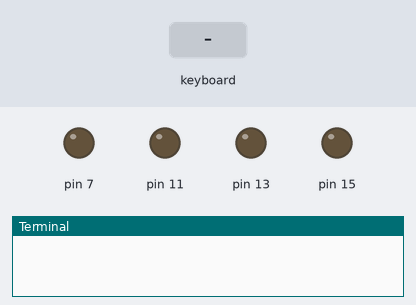
Bench run of a program on a simulated Raspberry Pi (header pin numbers). Shown: output pins drawn as LEDs (lit = HIGH), the last lines printed to the terminal. The test bench sets the inputs (shaded band). The pygame window is not drawn.

Above: at 1.2 s.
1.3 s: key up typed on the keyboard
At 1.39 s:
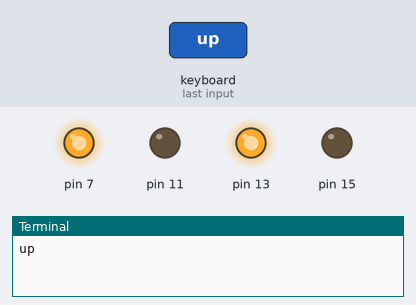
2.9 s: key down typed on the keyboard
At 2.99 s:
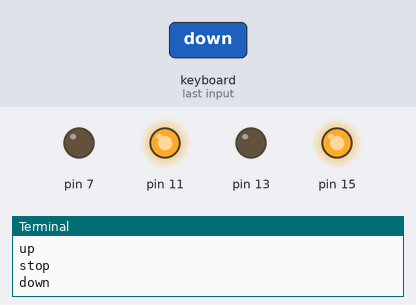
4.5 s: key right typed on the keyboard
At 4.59 s:
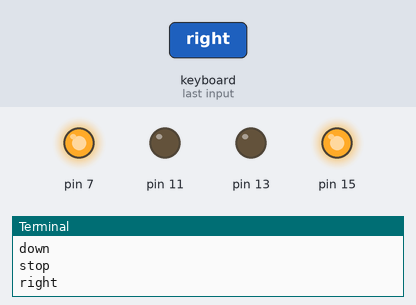
6.1 s: key left typed on the keyboard
At 6.19 s:
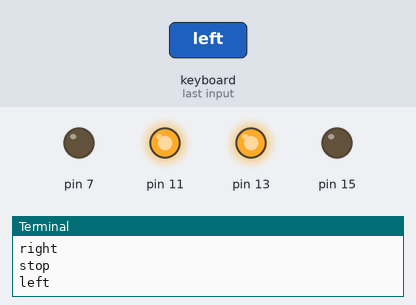
Timing chart, 0 to 8.7 s (numbered marks = the images above; inputs shaded):
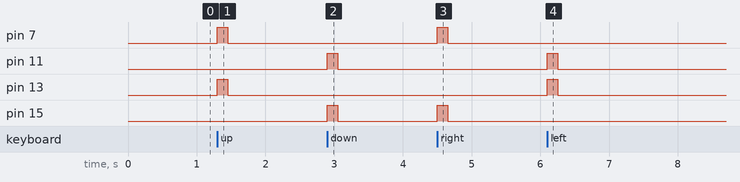

The program:

pygameMotorControl.py
```python
import pygame
import RPi.GPIO as GPIO
import time

GPIO.setmode(GPIO.BOARD)
GPIO.setup(7, GPIO.OUT)
GPIO.setup(11, GPIO.OUT)
GPIO.setup(13, GPIO.OUT)
GPIO.setup(15, GPIO.OUT)

screen = pygame.display.set_mode([240, 160])

try:
    while True:
        for event in pygame.event.get():
            if event.type == pygame.KEYDOWN:
                if event.key == ord('q'):
                    pygame.quit()
                elif event.key == pygame.K_UP:
                    print("up")
                    GPIO.output(7, True)
                    GPIO.output(11, False)
                    GPIO.output(13, True)
                    GPIO.output(15, False)
                elif event.key == pygame.K_DOWN:
                    print("down")
                    GPIO.output(7, False)
                    GPIO.output(11, True)
                    GPIO.output(13, False)
                    GPIO.output(15, True)
                elif event.key == pygame.K_RIGHT:
                    print("right")
                    GPIO.output(7, True)
                    GPIO.output(11, False)
                    GPIO.output(13, False)
                    GPIO.output(15, True)
                elif event.key == pygame.K_LEFT:
                    print("left")
                    GPIO.output(7, False)
                    GPIO.output(11, True)
                    GPIO.output(13, True)
                    GPIO.output(15, False)
            elif event.type == pygame.KEYUP:
                print("stop")
                GPIO.output(7, False)
                GPIO.output(13, False)
                GPIO.output(11, False)
                GPIO.output(15, False)
finally:
    GPIO.cleanup()
```

Measured:
- after the input at 1.3 s, pin 7, pin 13: LOW → HIGH at once, → LOW 0.15 s later
- after the input at 2.9 s, pin 11, pin 15: LOW → HIGH at once, → LOW 0.15 s later
- after the input at 4.5 s, pin 7, pin 15: LOW → HIGH at once, → LOW 0.15 s later
- after the input at 6.1 s, pin 11, pin 13: LOW → HIGH at once, → LOW 0.15 s later
